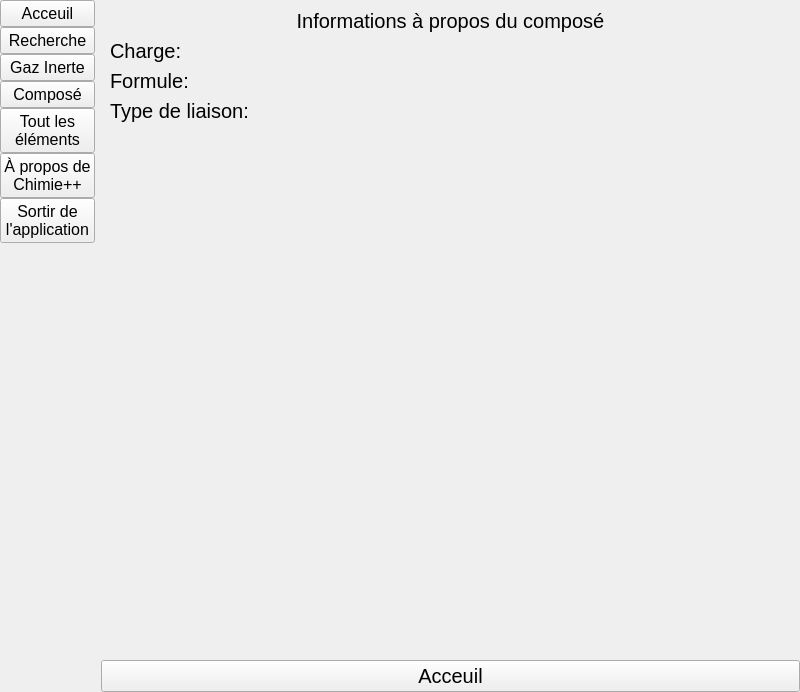
<?xml version="1.0" encoding="UTF-8"?>
<ui version="4.0">
 <class>MainWindow</class>
 <widget class="QMainWindow" name="MainWindow">
  <property name="geometry">
   <rect>
    <x>0</x>
    <y>0</y>
    <width>800</width>
    <height>692</height>
   </rect>
  </property>
  <property name="font">
   <font>
    <pointsize>25</pointsize>
   </font>
  </property>
  <property name="windowTitle">
   <string>MainWindow</string>
  </property>
  <widget class="QWidget" name="centralwidget">
   <property name="font">
    <font>
     <pointsize>25</pointsize>
    </font>
   </property>
   <layout class="QGridLayout" name="gridLayout_4">
    <property name="leftMargin">
     <number>0</number>
    </property>
    <property name="topMargin">
     <number>0</number>
    </property>
    <property name="rightMargin">
     <number>0</number>
    </property>
    <property name="bottomMargin">
     <number>0</number>
    </property>
    <property name="spacing">
     <number>0</number>
    </property>
    <item row="2" column="1">
     <widget class="QLabel" name="label_4">
      <property name="font">
       <font>
        <pointsize>20</pointsize>
       </font>
      </property>
      <property name="text">
       <string> </string>
      </property>
     </widget>
    </item>
    <item row="2" column="2">
     <widget class="QPushButton" name="pushButton_8">
      <property name="font">
       <font>
        <pointsize>15</pointsize>
       </font>
      </property>
      <property name="text">
       <string>Acceuil</string>
      </property>
     </widget>
    </item>
    <item row="0" column="0" rowspan="3">
     <widget class="QWidget" name="sideBarWidget" native="true">
      <layout class="QGridLayout" name="gridLayout_8">
       <property name="leftMargin">
        <number>0</number>
       </property>
       <property name="topMargin">
        <number>0</number>
       </property>
       <property name="rightMargin">
        <number>0</number>
       </property>
       <property name="bottomMargin">
        <number>0</number>
       </property>
       <property name="spacing">
        <number>0</number>
       </property>
       <item row="0" column="0">
        <layout class="QVBoxLayout" name="sideBar">
         <property name="spacing">
          <number>0</number>
         </property>
         <item>
          <widget class="QPushButton" name="pushButton_16">
           <property name="font">
            <font>
             <pointsize>12</pointsize>
            </font>
           </property>
           <property name="text">
            <string>Acceuil</string>
           </property>
          </widget>
         </item>
         <item>
          <widget class="QPushButton" name="pushButton_11">
           <property name="font">
            <font>
             <pointsize>12</pointsize>
            </font>
           </property>
           <property name="text">
            <string>Recherche</string>
           </property>
          </widget>
         </item>
         <item>
          <widget class="QPushButton" name="pushButton_12">
           <property name="font">
            <font>
             <pointsize>12</pointsize>
            </font>
           </property>
           <property name="text">
            <string>Gaz Inerte</string>
           </property>
          </widget>
         </item>
         <item>
          <widget class="QPushButton" name="pushButton_13">
           <property name="font">
            <font>
             <pointsize>12</pointsize>
            </font>
           </property>
           <property name="text">
            <string>Composé</string>
           </property>
          </widget>
         </item>
         <item>
          <widget class="QPushButton" name="pushButton_14">
           <property name="font">
            <font>
             <pointsize>12</pointsize>
            </font>
           </property>
           <property name="text">
            <string>Tout les
éléments</string>
           </property>
          </widget>
         </item>
         <item>
          <widget class="QPushButton" name="pushButton_10">
           <property name="font">
            <font>
             <pointsize>12</pointsize>
            </font>
           </property>
           <property name="text">
            <string>À propos de
Chimie++</string>
           </property>
          </widget>
         </item>
         <item>
          <widget class="QPushButton" name="pushButton_15">
           <property name="font">
            <font>
             <pointsize>12</pointsize>
            </font>
           </property>
           <property name="text">
            <string>Sortir de
l'application</string>
           </property>
          </widget>
         </item>
         <item>
          <widget class="QLabel" name="label_3">
           <property name="text">
            <string/>
           </property>
          </widget>
         </item>
        </layout>
       </item>
      </layout>
     </widget>
    </item>
    <item row="0" column="2">
     <widget class="QStackedWidget" name="stackedWidget">
      <property name="font">
       <font>
        <pointsize>15</pointsize>
       </font>
      </property>
      <property name="currentIndex">
       <number>5</number>
      </property>
      <widget class="QWidget" name="home">
       <layout class="QGridLayout" name="gridLayout_3">
        <property name="leftMargin">
         <number>1</number>
        </property>
        <property name="topMargin">
         <number>0</number>
        </property>
        <property name="rightMargin">
         <number>0</number>
        </property>
        <property name="bottomMargin">
         <number>0</number>
        </property>
        <property name="spacing">
         <number>0</number>
        </property>
        <item row="0" column="0">
         <layout class="QGridLayout" name="gridLayout_2">
          <property name="rightMargin">
           <number>1</number>
          </property>
          <property name="spacing">
           <number>0</number>
          </property>
          <item row="4" column="1">
           <widget class="QPushButton" name="pushButton_4">
            <property name="font">
             <font>
              <pointsize>15</pointsize>
             </font>
            </property>
            <property name="text">
             <string>Obtenir une liste des
propriétées de tout les
 éléments</string>
            </property>
           </widget>
          </item>
          <item row="5" column="0">
           <widget class="QPushButton" name="pushButton_2">
            <property name="font">
             <font>
              <pointsize>15</pointsize>
             </font>
            </property>
            <property name="text">
             <string>À Propos de Chimie++</string>
            </property>
           </widget>
          </item>
          <item row="3" column="0">
           <widget class="QPushButton" name="pushButton_6">
            <property name="font">
             <font>
              <pointsize>15</pointsize>
             </font>
            </property>
            <property name="text">
             <string>Obtenir n'importe quel
élément</string>
            </property>
           </widget>
          </item>
          <item row="5" column="1">
           <widget class="QPushButton" name="pushButton">
            <property name="font">
             <font>
              <pointsize>15</pointsize>
             </font>
            </property>
            <property name="text">
             <string>Sortir de l'application</string>
            </property>
           </widget>
          </item>
          <item row="4" column="0">
           <widget class="QPushButton" name="pushButton_3">
            <property name="font">
             <font>
              <pointsize>15</pointsize>
             </font>
            </property>
            <property name="text">
             <string>Génerer un composé à partir
de deux éléments
</string>
            </property>
           </widget>
          </item>
          <item row="2" column="0" colspan="2">
           <widget class="QLabel" name="label_2">
            <property name="font">
             <font>
              <pointsize>15</pointsize>
              <underline>true</underline>
             </font>
            </property>
            <property name="text">
             <string>









Liste d'actions:</string>
            </property>
            <property name="alignment">
             <set>Qt::AlignLeading|Qt::AlignLeft|Qt::AlignVCenter</set>
            </property>
           </widget>
          </item>
          <item row="3" column="1">
           <widget class="QPushButton" name="pushButton_5">
            <property name="font">
             <font>
              <pointsize>15</pointsize>
             </font>
            </property>
            <property name="text">
             <string>Trouver le Gaz Inerte le plus
proche d'un élément</string>
            </property>
           </widget>
          </item>
          <item row="1" column="0" colspan="2">
           <widget class="QLabel" name="label_5">
            <property name="font">
             <font>
              <family>Sans Serif</family>
              <pointsize>25</pointsize>
             </font>
            </property>
            <property name="text">
             <string>&lt;html&gt;&lt;head/&gt;&lt;body&gt;&lt;p&gt;&lt;pre style=&quot;font-family: sans-serif&quot;&gt;Chimie++ &lt;/pre&gt;&lt;img src=&quot;:/chimieLogo.ico&quot; width=40/&gt;&lt;/p&gt;&lt;/body&gt;&lt;/html&gt;</string>
            </property>
            <property name="alignment">
             <set>Qt::AlignBottom|Qt::AlignHCenter</set>
            </property>
           </widget>
          </item>
         </layout>
        </item>
       </layout>
      </widget>
      <widget class="QWidget" name="info">
       <property name="font">
        <font>
         <family>Ubuntu Mono</family>
         <pointsize>4</pointsize>
        </font>
       </property>
       <layout class="QGridLayout" name="gridLayout">
        <property name="leftMargin">
         <number>0</number>
        </property>
        <property name="topMargin">
         <number>0</number>
        </property>
        <property name="rightMargin">
         <number>0</number>
        </property>
        <property name="bottomMargin">
         <number>0</number>
        </property>
        <property name="spacing">
         <number>0</number>
        </property>
        <item row="0" column="1">
         <widget class="QLineEdit" name="elementInput">
          <property name="font">
           <font>
            <family>Ubuntu</family>
            <pointsize>10</pointsize>
           </font>
          </property>
          <property name="text">
           <string/>
          </property>
         </widget>
        </item>
        <item row="0" column="2">
         <widget class="QPushButton" name="pushButton_7">
          <property name="font">
           <font>
            <family>Ubuntu</family>
            <pointsize>10</pointsize>
           </font>
          </property>
          <property name="text">
           <string>Chercher</string>
          </property>
         </widget>
        </item>
        <item row="1" column="1" colspan="2">
         <widget class="QLabel" name="elementInfo">
          <property name="font">
           <font>
            <family>Ubuntu Mono</family>
            <pointsize>20</pointsize>
           </font>
          </property>
          <property name="text">
           <string/>
          </property>
          <property name="alignment">
           <set>Qt::AlignCenter</set>
          </property>
         </widget>
        </item>
       </layout>
      </widget>
      <widget class="QWidget" name="gazInerte">
       <property name="font">
        <font>
         <pointsize>10</pointsize>
        </font>
       </property>
       <layout class="QGridLayout" name="gridLayout_5">
        <property name="leftMargin">
         <number>0</number>
        </property>
        <property name="topMargin">
         <number>0</number>
        </property>
        <property name="rightMargin">
         <number>0</number>
        </property>
        <property name="bottomMargin">
         <number>0</number>
        </property>
        <property name="spacing">
         <number>0</number>
        </property>
        <item row="0" column="0">
         <widget class="QLineEdit" name="elementInput_2"/>
        </item>
        <item row="0" column="1">
         <widget class="QPushButton" name="pushButton_9">
          <property name="text">
           <string>Chercher</string>
          </property>
         </widget>
        </item>
        <item row="1" column="0" colspan="2">
         <widget class="QLabel" name="elementInfo_2">
          <property name="font">
           <font>
            <pointsize>20</pointsize>
           </font>
          </property>
          <property name="text">
           <string/>
          </property>
          <property name="alignment">
           <set>Qt::AlignCenter</set>
          </property>
         </widget>
        </item>
       </layout>
      </widget>
      <widget class="QWidget" name="allElements">
       <layout class="QGridLayout" name="gridLayout_6">
        <property name="leftMargin">
         <number>0</number>
        </property>
        <property name="topMargin">
         <number>0</number>
        </property>
        <property name="rightMargin">
         <number>0</number>
        </property>
        <property name="bottomMargin">
         <number>0</number>
        </property>
        <property name="spacing">
         <number>0</number>
        </property>
        <item row="0" column="0">
         <widget class="QScrollArea" name="scrollArea">
          <property name="widgetResizable">
           <bool>true</bool>
          </property>
          <widget class="QWidget" name="scrollAreaContainer">
           <property name="geometry">
            <rect>
             <x>0</x>
             <y>0</y>
             <width>693</width>
             <height>658</height>
            </rect>
           </property>
           <layout class="QGridLayout" name="gridLayout_7">
            <item row="0" column="0">
             <widget class="QLabel" name="elementList">
              <property name="font">
               <font>
                <pointsize>20</pointsize>
               </font>
              </property>
              <property name="text">
               <string/>
              </property>
              <property name="alignment">
               <set>Qt::AlignCenter</set>
              </property>
             </widget>
            </item>
           </layout>
          </widget>
         </widget>
        </item>
       </layout>
      </widget>
      <widget class="QWidget" name="composeMain">
       <layout class="QGridLayout" name="gridLayout_9">
        <item row="0" column="0" colspan="7">
         <widget class="QLabel" name="label">
          <property name="text">
           <string>Entre deux éléments pour créer un composé stable

</string>
          </property>
          <property name="alignment">
           <set>Qt::AlignHCenter|Qt::AlignTop</set>
          </property>
         </widget>
        </item>
        <item row="1" column="0" colspan="3">
         <widget class="QLineEdit" name="lineEdit_2">
          <property name="font">
           <font>
            <pointsize>10</pointsize>
           </font>
          </property>
         </widget>
        </item>
        <item row="5" column="3">
         <spacer name="verticalSpacer">
          <property name="orientation">
           <enum>Qt::Vertical</enum>
          </property>
          <property name="sizeHint" stdset="0">
           <size>
            <width>20</width>
            <height>40</height>
           </size>
          </property>
         </spacer>
        </item>
        <item row="4" column="3">
         <widget class="QPushButton" name="pushButton_17">
          <property name="font">
           <font>
            <pointsize>8</pointsize>
           </font>
          </property>
          <property name="text">
           <string>Soumettre</string>
          </property>
         </widget>
        </item>
        <item row="3" column="0" colspan="3">
         <widget class="QLineEdit" name="lineEdit">
          <property name="font">
           <font>
            <pointsize>10</pointsize>
           </font>
          </property>
         </widget>
        </item>
        <item row="4" column="0" colspan="3">
         <widget class="QRadioButton" name="radioButton">
          <property name="font">
           <font>
            <pointsize>8</pointsize>
           </font>
          </property>
          <property name="text">
           <string>Sauvgarder mon choix pour le restant de ma session</string>
          </property>
         </widget>
        </item>
        <item row="3" column="5">
         <widget class="QLabel" name="label_7">
          <property name="text">
           <string/>
          </property>
         </widget>
        </item>
       </layout>
      </widget>
      <widget class="QWidget" name="informations_compose">
       <layout class="QFormLayout" name="formLayout">
        <item row="1" column="0">
         <widget class="QLabel" name="Charge">
          <property name="text">
           <string>Charge: </string>
          </property>
         </widget>
        </item>
        <item row="1" column="1">
         <widget class="QLabel" name="charge_compose">
          <property name="text">
           <string/>
          </property>
         </widget>
        </item>
        <item row="2" column="0">
         <widget class="QLabel" name="Formule">
          <property name="text">
           <string>Formule:</string>
          </property>
         </widget>
        </item>
        <item row="2" column="1">
         <widget class="QLabel" name="formule_compose">
          <property name="text">
           <string/>
          </property>
         </widget>
        </item>
        <item row="3" column="0">
         <widget class="QLabel" name="Type">
          <property name="text">
           <string>Type de liaison: </string>
          </property>
         </widget>
        </item>
        <item row="3" column="1">
         <widget class="QLabel" name="type_compose">
          <property name="text">
           <string/>
          </property>
         </widget>
        </item>
        <item row="4" column="1">
         <widget class="QLabel" name="label_10">
          <property name="text">
           <string/>
          </property>
         </widget>
        </item>
        <item row="0" column="0" colspan="2">
         <widget class="QLabel" name="label_9">
          <property name="text">
           <string>Informations à propos du composé</string>
          </property>
          <property name="alignment">
           <set>Qt::AlignCenter</set>
          </property>
         </widget>
        </item>
       </layout>
      </widget>
     </widget>
    </item>
   </layout>
  </widget>
 </widget>
 <resources/>
 <connections/>
</ui>
